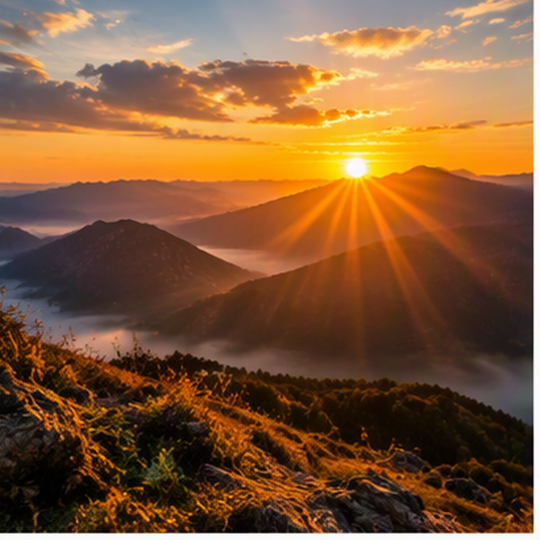
#> input picture fondos/fondo-01.jpg, 1080 x 1080 px (shown at 1/2 size); its folder holds only this picture in this run
$ python generar_diario.py
#> lines starting #> are read from the running program, lines starting #| are printed output that depends on the picture
from PIL import Image, ImageDraw, ImageFont
from datetime import datetime
from zoneinfo import ZoneInfo
from pathlib import Path
import json

ROOT = Path(__file__).resolve().parent
TZ = ZoneInfo("America/Mexico_City")
hoy = datetime.now(TZ)
frases = json.loads((ROOT / "frases-365.json").read_text(encoding="utf-8"))
#> (reads frases-365.json from the repository)
fondos = sorted((ROOT / "fondos").glob("fondo-*.jpg"))
if not frases or not fondos:
    raise SystemExit("Faltan frases-365.json o imágenes dentro de fondos/")

dia_anio = hoy.timetuple().tm_yday
frase = frases[(dia_anio - 1) % len(frases)]
fondo = fondos[(dia_anio - 1) % len(fondos)]

W = H = 1080
base = Image.open(fondo).convert("RGB")
#> base is the input picture: PIL image 1080x1080 RGB; mean R, G, B 130.6, 90.1, 55.7
escala = max(W / base.width, H / base.height)
#> escala = 1
nw, nh = int(base.width * escala), int(base.height * escala)
#> nw = 1080; nh = 1080
base = base.resize((nw, nh), Image.Resampling.LANCZOS)
img = base.crop(((nw-W)//2, (nh-H)//2, (nw+W)//2, (nh+H)//2))
oscuro = Image.new("RGBA", (W,H), (0,0,0,112))
img = Image.alpha_composite(img.convert("RGBA"), oscuro).convert("RGB")
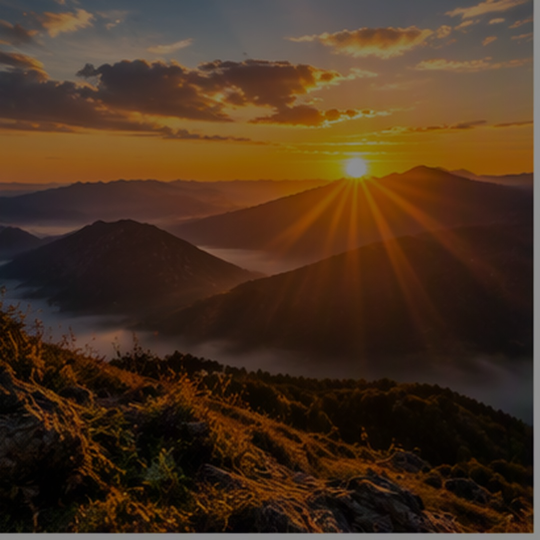
#> img: PIL image 1080x1080 RGB (shown at 1/2 size); mean R, G, B 73.2, 50.5, 31.2
d = ImageDraw.Draw(img)
font_path = "/usr/share/fonts/truetype/dejavu/DejaVuSans-Bold.ttf"
fecha_font = ImageFont.truetype(font_path, 42)
frase_font = ImageFont.truetype(font_path, 58)
firma_font = ImageFont.truetype(font_path, 29)
dias = ["LUNES","MARTES","MIÉRCOLES","JUEVES","VIERNES","SÁBADO","DOMINGO"]
meses = ["enero","febrero","marzo","abril","mayo","junio","julio","agosto","septiembre","octubre","noviembre","diciembre"]

def centro(texto, y, font, color="white"):
#> called with texto = 'VIERNES', y = 150, color = '#FFE17B'
    box=d.textbbox((0,0),texto,font=font)
#> box = (0, 7, 203, 39)
    d.text(((W-(box[2]-box[0]))/2,y),texto,font=font,fill=color)

def envolver(texto, max_ancho):
#> called with max_ancho = 820
    lineas=[]; linea=""
    for palabra in texto.split():
        prueba=(linea+" "+palabra).strip()
        if d.textbbox((0,0),prueba,font=frase_font)[2] > max_ancho and linea:
            lineas.append(linea); linea=palabra
        else: linea=prueba
#> after the loop, lineas = ['El hábito de intentarlo', 'convierte los retos en']
    if linea: lineas.append(linea)
    return lineas

d.rectangle((62,62,1018,1018), outline=(255,255,255,150), width=2)
centro(dias[hoy.weekday()], 150, fecha_font, "#FFE17B")
centro(f"{hoy.day} de {meses[hoy.month-1]} de {hoy.year}", 215, firma_font)
lineas=envolver(frase, 820)
#> lineas = ['El hábito de intentarlo', 'convierte los retos en', 'nuevas oportunidades.']
y=500-(len(lineas)-1)*39
#> y = 422
for linea in lineas:
    centro(linea,y,frase_font); y+=78
#> this loop made 3 passes
#> (linea, box in centro, y) on passes 1 to 3: ('El hábito de intentarlo', (0, 8, 735, 55), 500), ('convierte los retos en', (0, 10, 714, 55), 578), ('nuevas oportunidades.', (0, 10, 752, 66), 656)
#> after the loop, y = 656
d.rectangle((440,805,640,809), fill="#FFE17B")
centro("Inspira tu día", 865, firma_font)
centro("Una pausa para recordar lo importante", 925, ImageFont.truetype(font_path,21))
img.save(ROOT / "imagen-del-dia.png", quality=95)
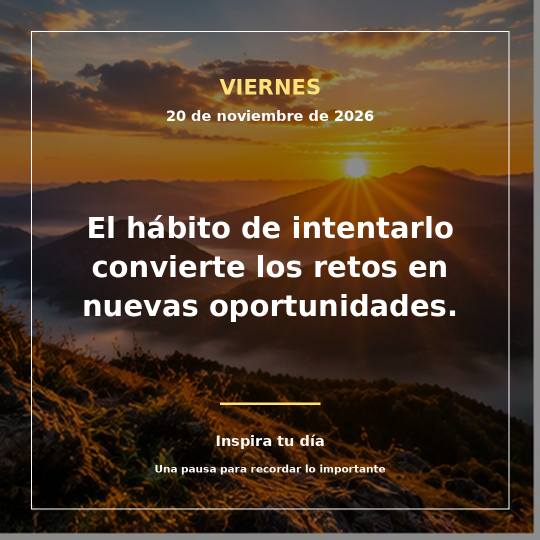
#> saved as imagen-del-dia.png: PIL image 1080x1080 RGB (shown at 1/2 size); mean R, G, B 82.5, 61.2, 42.5
(ROOT / "publicacion-del-dia.txt").write_text(
    f"{dias[hoy.weekday()].capitalize()}, {hoy.day} de {meses[hoy.month-1]} de {hoy.year}\n\n{frase}\n",
    encoding="utf-8"
)
print(f"Creada imagen-del-dia.png con fondo {fondo.name}")
